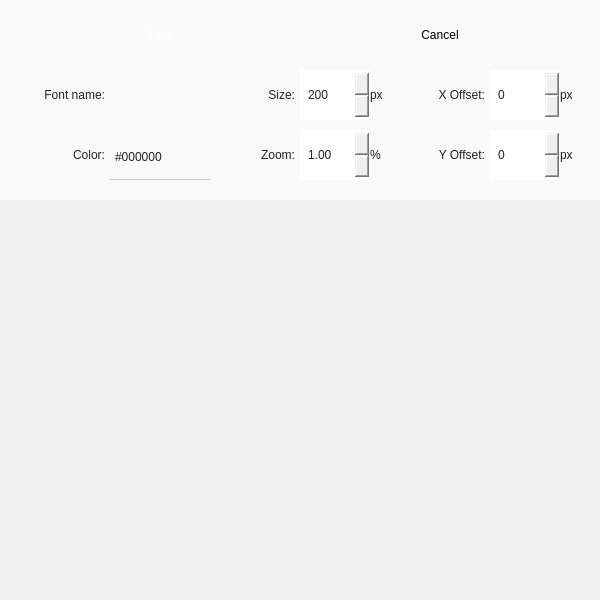
<?xml version="1.0" encoding="UTF-8"?>
<ui version="4.0">
 <class>IconExport</class>
 <widget class="QDialog" name="IconExport">
  <property name="geometry">
   <rect>
    <x>0</x>
    <y>0</y>
    <width>600</width>
    <height>600</height>
   </rect>
  </property>
  <property name="minimumSize">
   <size>
    <width>600</width>
    <height>60</height>
   </size>
  </property>
  <property name="maximumSize">
   <size>
    <width>600</width>
    <height>600</height>
   </size>
  </property>
  <property name="windowTitle">
   <string>IconExport</string>
  </property>
  <widget class="QWidget" name="centralWidget" native="true">
   <property name="geometry">
    <rect>
     <x>0</x>
     <y>0</y>
     <width>600</width>
     <height>200</height>
    </rect>
   </property>
   <property name="styleSheet">
    <string notr="true">QWidget
{
	font: 16px &quot;Microsoft JhengHei&quot;;
    color: #212121;
}

QWidget:!enabled
{
    color: #78000000;
}

QWidget#centralWidget
{
    background: #f9f9f9;
}</string>
   </property>
   <widget class="QLabel" name="labelFontName">
    <property name="geometry">
     <rect>
      <x>110</x>
      <y>70</y>
      <width>140</width>
      <height>50</height>
     </rect>
    </property>
    <property name="text">
     <string/>
    </property>
    <property name="alignment">
     <set>Qt::AlignLeading|Qt::AlignLeft|Qt::AlignVCenter</set>
    </property>
   </widget>
   <widget class="QSpinBox" name="spinBoxTargetSize">
    <property name="geometry">
     <rect>
      <x>300</x>
      <y>70</y>
      <width>70</width>
      <height>50</height>
     </rect>
    </property>
    <property name="focusPolicy">
     <enum>Qt::ClickFocus</enum>
    </property>
    <property name="toolTip">
     <string>&lt;html&gt;&lt;head/&gt;&lt;body&gt;&lt;p&gt;&lt;span style=&quot; font-size:14pt;&quot;&gt;Image size&lt;/span&gt;&lt;/p&gt;&lt;/body&gt;&lt;/html&gt;</string>
    </property>
    <property name="styleSheet">
     <string notr="true">QSpinBox
{
    padding: 0 0 0 6px;

    border: 5px;
	border-image: url(:/Picture/ComboBox_Background.png) 5 stretch stretch;
}

QSpinBox::up-button
{
    width: 12px;
    padding: 0 6 -4 0px;
    image: url(:/Picture/ComboBox_Arrow_Up.png);
}

QSpinBox::up-button::hover
{
    padding: 0 4 -4 0px;
    border-right: 2px solid #2895f1;
}

QSpinBox::down-button
{
    width: 12px;
    padding: -4 6 0 0px;
    image: url(:/Picture/ComboBox_Arrow_Down.png);
}

QSpinBox::down-button::hover
{
    padding: -4 4 0 0px;
    border-right: 2px solid #2895f1;
}</string>
    </property>
    <property name="minimum">
     <number>4</number>
    </property>
    <property name="maximum">
     <number>10240</number>
    </property>
    <property name="value">
     <number>200</number>
    </property>
   </widget>
   <widget class="QLabel" name="label_3">
    <property name="geometry">
     <rect>
      <x>370</x>
      <y>70</y>
      <width>30</width>
      <height>50</height>
     </rect>
    </property>
    <property name="text">
     <string>px</string>
    </property>
    <property name="alignment">
     <set>Qt::AlignLeading|Qt::AlignLeft|Qt::AlignVCenter</set>
    </property>
   </widget>
   <widget class="QLineEdit" name="lineEditColor">
    <property name="geometry">
     <rect>
      <x>110</x>
      <y>130</y>
      <width>100</width>
      <height>50</height>
     </rect>
    </property>
    <property name="focusPolicy">
     <enum>Qt::ClickFocus</enum>
    </property>
    <property name="toolTip">
     <string>&lt;html&gt;&lt;head/&gt;&lt;body&gt;&lt;p&gt;&lt;span style=&quot; font-size:14pt;&quot;&gt;#RGB (each of R, G, and B is a single hex digit)&lt;/span&gt;&lt;/p&gt;&lt;p&gt;&lt;span style=&quot; font-size:14pt;&quot;&gt;#RRGGBB;&lt;/span&gt;&lt;/p&gt;&lt;p&gt;&lt;span style=&quot; font-size:14pt;&quot;&gt;#AARRGGBB (Since 5.2);&lt;/span&gt;&lt;/p&gt;&lt;p&gt;&lt;span style=&quot; font-size:14pt;&quot;&gt;#RRRGGGBBB;&lt;/span&gt;&lt;/p&gt;&lt;p&gt;&lt;span style=&quot; font-size:14pt;&quot;&gt;#RRRRGGGGBBBB;&lt;/span&gt;&lt;/p&gt;&lt;p&gt;&lt;span style=&quot; font-size:14pt;&quot;&gt;A name from the list of colors defined in the list of SVG color keyword names provided by the World Wide Web Consortium;&lt;/span&gt;&lt;/p&gt;&lt;/body&gt;&lt;/html&gt;</string>
    </property>
    <property name="styleSheet">
     <string notr="true">QLineEdit
{
    border: 0px;
    background:transparent;

    padding: 0 0 -5 3px;
    border-bottom: 1px solid #cfcfcf;
}

QLineEdit::hover
{
    padding: 0 0 -6 3px;
    border-bottom: 2px solid #2895f1;
}

QLineEdit::!enabled
{
    padding: 0 0 -6 3px;
    border-bottom: 2px dotted #cfcfcf;
}</string>
    </property>
    <property name="text">
     <string>#000000</string>
    </property>
    <property name="maxLength">
     <number>13</number>
    </property>
    <property name="cursorPosition">
     <number>7</number>
    </property>
   </widget>
   <widget class="QLabel" name="label">
    <property name="geometry">
     <rect>
      <x>25</x>
      <y>130</y>
      <width>80</width>
      <height>50</height>
     </rect>
    </property>
    <property name="text">
     <string>Color:</string>
    </property>
    <property name="alignment">
     <set>Qt::AlignRight|Qt::AlignTrailing|Qt::AlignVCenter</set>
    </property>
   </widget>
   <widget class="QPushButton" name="pushButtonCancel">
    <property name="geometry">
     <rect>
      <x>380</x>
      <y>10</y>
      <width>120</width>
      <height>50</height>
     </rect>
    </property>
    <property name="focusPolicy">
     <enum>Qt::ClickFocus</enum>
    </property>
    <property name="styleSheet">
     <string notr="true">QPushButton
{
    color: black;

    border: 5px;
	border-image: url(:/Picture/Button_Raised_White_Normal.png) 5 stretch stretch;
}

QPushButton::hover
{
    border-image: url(:/Picture/Button_Raised_White_Hover.png) 5 stretch stretch;
}

QPushButton::pressed
{
    border-image: url(:/Picture/Button_Raised_White_Pressed.png) 5 stretch stretch;
}

QPushButton::!enabled
{
    color: #66000000;

	border-image: url(:/Picture/Button_Raised_White_Disabled.png) 5 stretch stretch;
}</string>
    </property>
    <property name="text">
     <string>Cancel</string>
    </property>
   </widget>
   <widget class="QLabel" name="label_2">
    <property name="geometry">
     <rect>
      <x>235</x>
      <y>70</y>
      <width>60</width>
      <height>50</height>
     </rect>
    </property>
    <property name="text">
     <string>Size:</string>
    </property>
    <property name="alignment">
     <set>Qt::AlignRight|Qt::AlignTrailing|Qt::AlignVCenter</set>
    </property>
   </widget>
   <widget class="QPushButton" name="pushButtonExport">
    <property name="geometry">
     <rect>
      <x>100</x>
      <y>10</y>
      <width>120</width>
      <height>50</height>
     </rect>
    </property>
    <property name="focusPolicy">
     <enum>Qt::ClickFocus</enum>
    </property>
    <property name="styleSheet">
     <string notr="true">QPushButton
{
    color: white;

    border: 5px;
	border-image: url(:/Picture/Button_Raised_Blue_Normal.png) 5 stretch stretch;
}

QPushButton::hover
{
    border-image: url(:/Picture/Button_Raised_Blue_Hover.png) 5 stretch stretch;
}

QPushButton::pressed
{
    border-image: url(:/Picture/Button_Raised_Blue_Pressed.png) 5 stretch stretch;
}

QPushButton::!enabled
{
    color: #4effffff;

	border-image: url(:/Picture/Button_Raised_Blue_Disabled.png) 5 stretch stretch;
}</string>
    </property>
    <property name="text">
     <string>Save</string>
    </property>
   </widget>
   <widget class="QDoubleSpinBox" name="doubleSpinBoxZoom">
    <property name="geometry">
     <rect>
      <x>300</x>
      <y>130</y>
      <width>70</width>
      <height>50</height>
     </rect>
    </property>
    <property name="focusPolicy">
     <enum>Qt::ClickFocus</enum>
    </property>
    <property name="styleSheet">
     <string notr="true">QDoubleSpinBox
{
    padding: 0 0 0 6px;

    border: 5px;
	border-image: url(:/Picture/ComboBox_Background.png) 5 stretch stretch;
}

QDoubleSpinBox::up-button
{
    width: 12px;
    padding: 0 6 -4 0px;
    image: url(:/Picture/ComboBox_Arrow_Up.png);
}

QDoubleSpinBox::up-button::hover
{
    padding: 0 4 -4 0px;
    border-right: 2px solid #2895f1;
}

QDoubleSpinBox::down-button
{
    width: 12px;
    padding: -4 6 0 0px;
    image: url(:/Picture/ComboBox_Arrow_Down.png);
}

QDoubleSpinBox::down-button::hover
{
    padding: -4 4 0 0px;
    border-right: 2px solid #2895f1;
}</string>
    </property>
    <property name="minimum">
     <double>0.100000000000000</double>
    </property>
    <property name="maximum">
     <double>10.000000000000000</double>
    </property>
    <property name="singleStep">
     <double>0.050000000000000</double>
    </property>
    <property name="value">
     <double>1.000000000000000</double>
    </property>
   </widget>
   <widget class="QLabel" name="label_4">
    <property name="geometry">
     <rect>
      <x>370</x>
      <y>130</y>
      <width>30</width>
      <height>50</height>
     </rect>
    </property>
    <property name="text">
     <string>%</string>
    </property>
    <property name="alignment">
     <set>Qt::AlignLeading|Qt::AlignLeft|Qt::AlignVCenter</set>
    </property>
   </widget>
   <widget class="QSpinBox" name="spinBoxOffsetX">
    <property name="geometry">
     <rect>
      <x>490</x>
      <y>70</y>
      <width>70</width>
      <height>50</height>
     </rect>
    </property>
    <property name="focusPolicy">
     <enum>Qt::ClickFocus</enum>
    </property>
    <property name="toolTip">
     <string>&lt;html&gt;&lt;head/&gt;&lt;body&gt;&lt;p&gt;&lt;span style=&quot; font-size:14pt;&quot;&gt;Image size&lt;/span&gt;&lt;/p&gt;&lt;/body&gt;&lt;/html&gt;</string>
    </property>
    <property name="styleSheet">
     <string notr="true">QSpinBox
{
    padding: 0 0 0 6px;

    border: 5px;
	border-image: url(:/Picture/ComboBox_Background.png) 5 stretch stretch;
}

QSpinBox::up-button
{
    width: 12px;
    padding: 0 6 -4 0px;
    image: url(:/Picture/ComboBox_Arrow_Up.png);
}

QSpinBox::up-button::hover
{
    padding: 0 4 -4 0px;
    border-right: 2px solid #2895f1;
}

QSpinBox::down-button
{
    width: 12px;
    padding: -4 6 0 0px;
    image: url(:/Picture/ComboBox_Arrow_Down.png);
}

QSpinBox::down-button::hover
{
    padding: -4 4 0 0px;
    border-right: 2px solid #2895f1;
}</string>
    </property>
    <property name="minimum">
     <number>-10240</number>
    </property>
    <property name="maximum">
     <number>10240</number>
    </property>
    <property name="value">
     <number>0</number>
    </property>
   </widget>
   <widget class="QSpinBox" name="spinBoxOffsetY">
    <property name="geometry">
     <rect>
      <x>490</x>
      <y>130</y>
      <width>70</width>
      <height>50</height>
     </rect>
    </property>
    <property name="focusPolicy">
     <enum>Qt::ClickFocus</enum>
    </property>
    <property name="toolTip">
     <string>&lt;html&gt;&lt;head/&gt;&lt;body&gt;&lt;p&gt;&lt;span style=&quot; font-size:14pt;&quot;&gt;Image size&lt;/span&gt;&lt;/p&gt;&lt;/body&gt;&lt;/html&gt;</string>
    </property>
    <property name="styleSheet">
     <string notr="true">QSpinBox
{
    padding: 0 0 0 6px;

    border: 5px;
	border-image: url(:/Picture/ComboBox_Background.png) 5 stretch stretch;
}

QSpinBox::up-button
{
    width: 12px;
    padding: 0 6 -4 0px;
    image: url(:/Picture/ComboBox_Arrow_Up.png);
}

QSpinBox::up-button::hover
{
    padding: 0 4 -4 0px;
    border-right: 2px solid #2895f1;
}

QSpinBox::down-button
{
    width: 12px;
    padding: -4 6 0 0px;
    image: url(:/Picture/ComboBox_Arrow_Down.png);
}

QSpinBox::down-button::hover
{
    padding: -4 4 0 0px;
    border-right: 2px solid #2895f1;
}</string>
    </property>
    <property name="minimum">
     <number>-10240</number>
    </property>
    <property name="maximum">
     <number>10240</number>
    </property>
    <property name="value">
     <number>0</number>
    </property>
   </widget>
   <widget class="QLabel" name="label_5">
    <property name="geometry">
     <rect>
      <x>235</x>
      <y>130</y>
      <width>60</width>
      <height>50</height>
     </rect>
    </property>
    <property name="text">
     <string>Zoom:</string>
    </property>
    <property name="alignment">
     <set>Qt::AlignRight|Qt::AlignTrailing|Qt::AlignVCenter</set>
    </property>
   </widget>
   <widget class="QLabel" name="label_6">
    <property name="geometry">
     <rect>
      <x>405</x>
      <y>70</y>
      <width>80</width>
      <height>50</height>
     </rect>
    </property>
    <property name="text">
     <string>X Offset:</string>
    </property>
    <property name="alignment">
     <set>Qt::AlignRight|Qt::AlignTrailing|Qt::AlignVCenter</set>
    </property>
   </widget>
   <widget class="QLabel" name="label_7">
    <property name="geometry">
     <rect>
      <x>415</x>
      <y>130</y>
      <width>70</width>
      <height>50</height>
     </rect>
    </property>
    <property name="text">
     <string>Y Offset:</string>
    </property>
    <property name="alignment">
     <set>Qt::AlignRight|Qt::AlignTrailing|Qt::AlignVCenter</set>
    </property>
   </widget>
   <widget class="QLabel" name="label_8">
    <property name="geometry">
     <rect>
      <x>5</x>
      <y>70</y>
      <width>100</width>
      <height>50</height>
     </rect>
    </property>
    <property name="text">
     <string>Font name:</string>
    </property>
    <property name="alignment">
     <set>Qt::AlignRight|Qt::AlignTrailing|Qt::AlignVCenter</set>
    </property>
   </widget>
   <widget class="QLabel" name="label_9">
    <property name="geometry">
     <rect>
      <x>560</x>
      <y>70</y>
      <width>30</width>
      <height>50</height>
     </rect>
    </property>
    <property name="text">
     <string>px</string>
    </property>
    <property name="alignment">
     <set>Qt::AlignLeading|Qt::AlignLeft|Qt::AlignVCenter</set>
    </property>
   </widget>
   <widget class="QLabel" name="label_10">
    <property name="geometry">
     <rect>
      <x>560</x>
      <y>130</y>
      <width>30</width>
      <height>50</height>
     </rect>
    </property>
    <property name="text">
     <string>px</string>
    </property>
    <property name="alignment">
     <set>Qt::AlignLeading|Qt::AlignLeft|Qt::AlignVCenter</set>
    </property>
   </widget>
  </widget>
  <widget class="QWidget" name="widgetPaintCenter" native="true">
   <property name="geometry">
    <rect>
     <x>0</x>
     <y>200</y>
     <width>600</width>
     <height>400</height>
    </rect>
   </property>
   <widget class="QLabel" name="labelPreview">
    <property name="geometry">
     <rect>
      <x>200</x>
      <y>100</y>
      <width>200</width>
      <height>200</height>
     </rect>
    </property>
    <property name="text">
     <string/>
    </property>
   </widget>
  </widget>
 </widget>
 <resources/>
 <connections/>
</ui>
